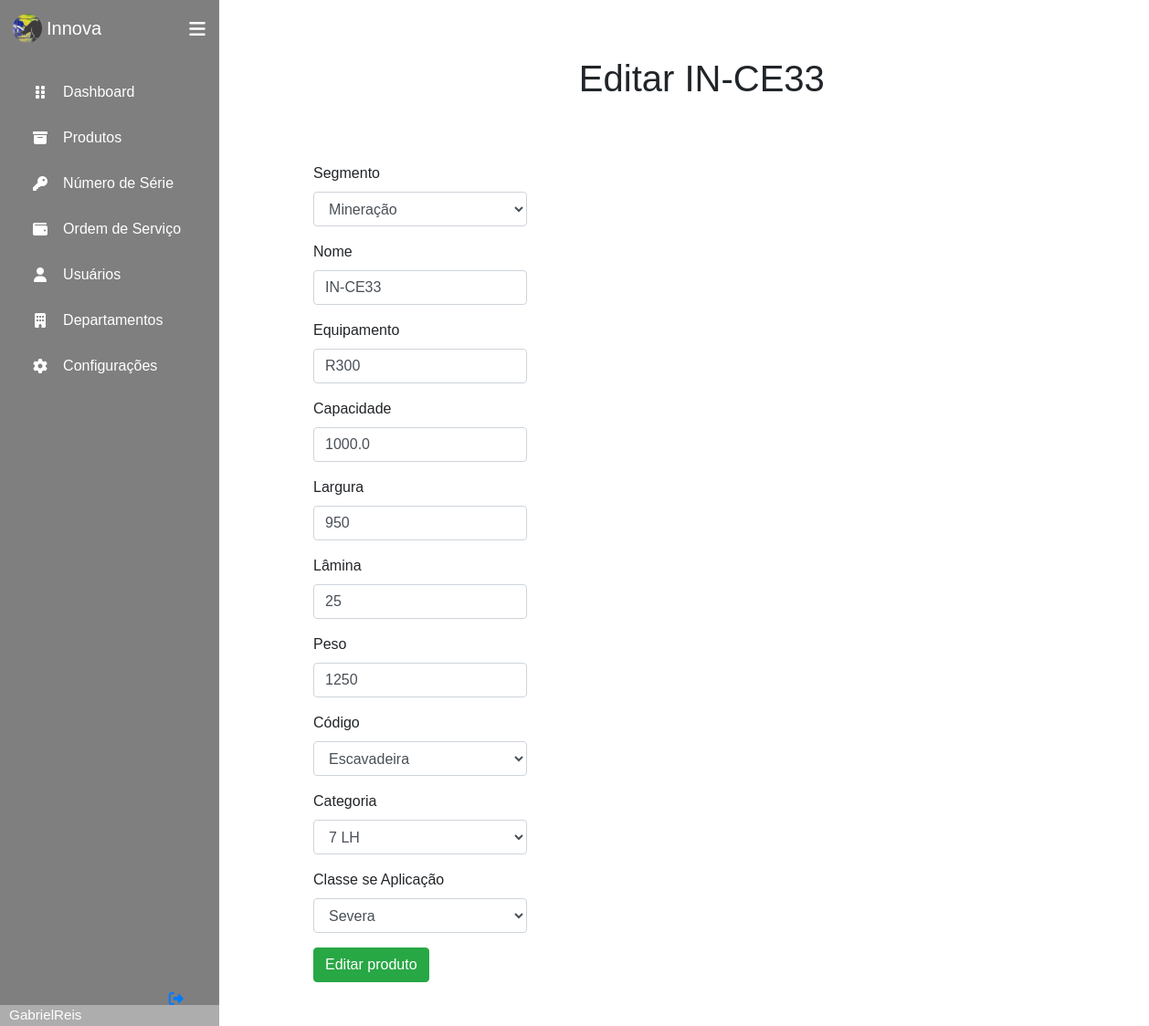
The app's page /products/update/16 (signed in) with its own data.
### produtos/models.py (models this page shows, shortened)
class Produto(models.Model):
    segmento = (
        ('A', 'Agrícola'),
        ('C', 'Construção'),
        ('F', 'Florestal'),
        ('I', 'Industrial'),
        ('U', 'Automotiva'),
        ('M', 'Mineração'),
    )
    tipoProduto = (
        ('AC', 'Acessório'),
        ('CC', 'Carregadeira'),
        ('CD', 'Chapa de desgaste'),
        ('CB', 'Chock bar'),
        ('DF', 'Dispositivos e ferramentas'),
        ('ER', 'Engate rápido'),
        ('CE', 'Escavadeira'),
        ('FP', 'Ferramenta de penetração de solo'),
        ('GA', 'Garfo'),
        ('CG', 'Graniteira'),
        ('LA', 'Lâmina'),
        ('LN', 'Lança'),
        ('RI', 'Ripper'),
        ('SG', 'Segmento'),
        ('VA', 'Vala'),
        ('SE', 'Serviço'),
    )
    classeProduto = (
        ('6 SW', '6 SW'),
        ('6 LH', '6 LH'),
        ('7 SW', '7 SW'),
        ('7 LH', '7 LH'),
        ('7S SW', '7S SW'),
        ('7S LH', '7S LH'),
        ('8 SW', '8 SW'),
        ('8 LH', '8 LH'),
        ('9 SW', '9 SW'),
        ('9 LH', '9 LH'),
        ('9S SW', '9S SW'),
        ('9S LH', '9S LH'),
    )
    dureza = (
        ('GD', 'Geral'),
        ('HD', 'Pesada'),
        ('SD', 'Severa'),
        ('XD', 'Extrema'),
    )
    segmento = CharField(max_length=30, choices=segmento, null=True)
    nome = CharField(max_length=30, null=True)
    equipamento = CharField(max_length=10, null=True)
    capacidade = FloatField(null=True)
    largura = IntegerField(null=True)
    lamina = IntegerField(null=True)
    peso = IntegerField(null=True)
    codigo = CharField(max_length=2, choices=tipoProduto, null=True)
    categoria = CharField(max_length=5, choices=classeProduto, null=True)
    classeAplicacao = CharField(max_length=2, choices=dureza, null=True)
    dateCriacao = DateTimeField(auto_now_add=True)
    dateUpdate = DateTimeField(auto_now=True)
    numeroSerie = ForeignKey(NumeroSerie, null = True, on_delete=CASCADE)
    responsavel = ForeignKey(Colaborador, null=True, on_delete=SET_NULL)

### produtos/views.py (the view)
# urls.py: path('update/<int:id>', views.UpdateProduct, name = 'Update_Product'),
def UpdateProduct(request, id):
    product = get_object_or_404(Produto, id = id)
    productForm = ProdutoForm(instance = product)
    if request.method == 'POST':
        productForm = ProdutoForm(request.POST or None, instance = product)
        if productForm.is_valid():
            productForm.save()
            return redirect('../')
        else:
            return render(request, 'produtos/UpdateProduct.html', {'productForm' : productForm, 'product' : product})
    else:
        return render(request, 'produtos/UpdateProduct.html', {'productForm' : productForm, 'product' : product})

### produtos/forms.py
class ProdutoForm(ModelForm):
    class Meta:
        model = Produto
        fields = [
            'segmento',
            'nome',
            'equipamento',
            'capacidade',
            'largura',
            'lamina',
            'peso',
            'codigo',
            'categoria',
            'classeAplicacao'
        ]
        labels = {
            'segmento': ('Segmento'),
            'nome': ('Nome'),
            'equipamento': ('Equipamento'),
            'capacidade': ('Capacidade'),
            'largura': ('Largura'),
            'lamina': ('Lâmina'),
            'peso': ('Peso'),
            'codigo': ('Código'),
            'categoria': ('Categoria'),
            'classeAplicacao': ('Classe se Aplicação'),
        }

### templates/produtos/UpdateProduct.html (shortened to what this page needs)
{% extends 'base.html' %}
{% load crispy_forms_tags %}
{% block content %}
    <div class="container title">
        <h1>Editar {{product.nome}}</h1>
    </div>
    <div class="offset-1 col-3 list-div">
        <form method="POST">
            {{ productForm|crispy }}
            <input type="submit" class="btn btn-success" value="Editar produto">
        </form>
    </div>
{% endblock %}

### templates/base.html (shortened to what this page needs)
{% load static %}
<!DOCTYPE html>
<html lang="pt-br">
<head>
    <link rel="stylesheet" href="{% static 'css/style.css' %}">
    <link rel="stylesheet" href="{% static 'css/bs/bootstrap.css' %}">
</head>
<body>
    {% if user.is_authenticated %}
    <div class="sidebar">
        <div class="logo_content">
            <div class="logo">
                <img src="{% static 'img/logo-base.png' %}" class="img-base"/>
                <div class="logo_name">Innova</div>
            </div>
            <i class="fas fa-bars" id="btn-menu"></i>
        </div>
        <ul class="nav_list">
            <li>
                <a href="{%url 'main:Home_Main'%}">
                    <i class="fas fa-grip-vertical"></i>
                    <span class="link_name">Dashboard</span>
                </a>
            </li>
            <li>
                <a href="{%url 'products:Home_Products'%}">
                    <i class="fas fa-archive"></i>
                    <span class="link_name">Produtos</span>
                </a>
            </li>
            <li>
                <a href="{%url 'products:Serial_Number'%}">
                    <i class="fas fa-key"></i>
                    <span class="link_name">Número de Série</span>
                </a>
            </li>
            <li>
                <a href="#">
                    <i class="fas fa-wallet"></i>
                    <span class="link_name">Ordem de Serviço</span>
                </a>
            </li>
            <li>
                <a href="{%url 'colaborators:Home_Colaborator'%}">
                    <i class="fas fa-user"></i>
                    <span class="link_name">Usuários</span>
                </a>
            </li>
            <li>
                <a href="{%url 'departments:Home_Departments'%}">
                    <i class="fas fa-building"></i>
                    <span class="link_name">Departamentos</span>
                </a>
            </li>
            <li>
                <a href="#">
                    <i class="fas fa-cog"></i>
                    <span class="link_name">Configurações</span>
                </a>
            </li>
        </ul>
        <div class="profile_content">
            <div class="profile">
                <div class="profile_details">
                    <div class="name_job">
                        <div class="name">{{ user.username }}</div>
                    </div>
                </div>
                <a href="{%url 'logout'%}">
                    <i class="fas fa-sign-out-alt" id="logout"></i>
                </a>
            </div>
        </div>
    </div>
    {% endif %}
    <div class="home_content">
        {% block content %}
        {% endblock %}
    </div>
</body>
</html>

### static/css/style.css (style rules this page uses)
* { margin: 0; padding: 0; box-sizing: border-box; font-family: sans-serif; }
body { position: relative; min-height: 100vh; width: 100%; overflow: auto; }
.sidebar { position: fixed; top: 0; left: 0; height: 100%; width: 15em; background: #7F7F7F; padding: 0.37em 0.88em; }
.sidebar .logo_content .logo { color: #fff; display: flex; height: 3.13em; width: 100%; align-items: center; }
.logo_content .img-base { border-radius: 50%; margin-right: 0.31em; }
.logo_content .logo .logo_name { font-size: 1.25em; font-weight: 400; }
.sidebar #btn-menu { position: absolute; color: #fff; left: 90%; top: 0.37em; font-size: 1.25em; height: 3.13em; width: 3.13em; text-align: center; line-height: 2.5em; transform: translateX(-50%); }
.sidebar ul { margin-top: 1.25em; }
.sidebar ul li { position: relative; height: 3.13em; width: 100%; margin: 0 0.31em; list-style: none; line-height: 3.13em; }
.sidebar ul li a { color: #fff; display: flex; align-items: center; text-decoration: none; transition: all 0.4s ease; border-radius: 0.75em; }
.sidebar ul li a i { height: 3.13em; min-width: 3.13em; border-radius: 0.75em; line-height: 3.13em; text-align: center; }
.sidebar .profile_content { position: absolute; color: #fff; bottom: 0; left: 0; width: 100%; }
.profile_content .profile .profile_details { display: flex; align-items: center; background: #ADADAD; }
.profile .profile_details .name_job { margin-left: 0.63em; }
.profile .profile_details .name { font-size: 0.95em; font-weight: 400; }
.profile #logout { position: absolute; left: 88%; bottom: 0.31em; transform: translateX(-50%); min-width: 3.3em; line-height: 3.13em; font-size: 1.25; border-radius: 0.75em; }
.home_content { top: 2em; position: absolute; height: 95%; width: 84%; left: 15em; }
.title { font-size: 1.5em !important; padding: 30px; position: relative; text-align: center; }
h1 { padding-bottom: 0.75em; }
.btn.btn-success { margin-bottom: 3em; }

### records on screen
Produto: nome "IN-CE33", segmento "Mineração", equipamento "R300", capacidade "1000.0", largura "950", lamina "25", peso "1250", codigo "Escavadeira", categoria "7 LH", classeAplicacao "Severa"

### other values on screen
{{ user.username }} "GabrielReis"
